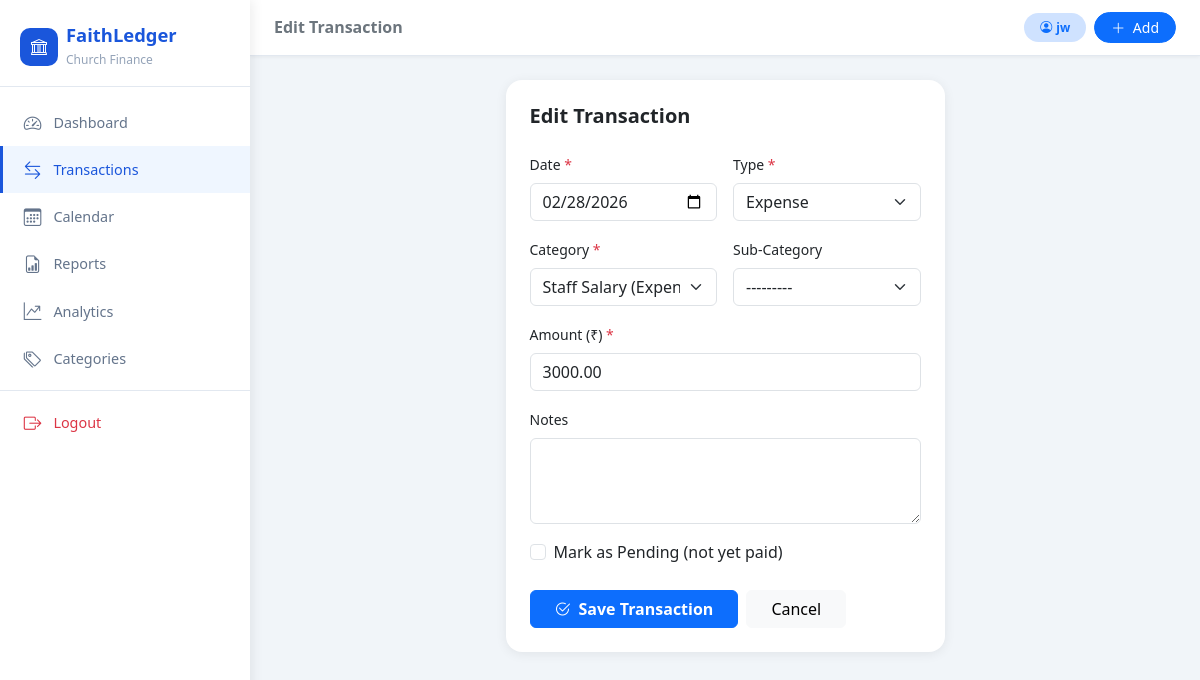
Page /transactions/2/edit/ (signed in) on the committed database.
### finance/models.py (models this page shows, shortened)
class Transaction(models.Model):
    TYPE_CHOICES = [('Income', 'Income'), ('Expense', 'Expense')]
    STATUS_CHOICES = [('Paid', 'Paid'), ('Pending', 'Pending')]
    user = models.ForeignKey(User, on_delete=models.CASCADE)
    date = models.DateField()
    transaction_type = models.CharField(max_length=10, choices=TYPE_CHOICES)
    amount = models.DecimalField(max_digits=12, decimal_places=2)
    category = models.ForeignKey(Category, on_delete=models.PROTECT)
    subcategory = models.ForeignKey(SubCategory, on_delete=models.SET_NULL, null=True, blank=True)
    notes = models.TextField(blank=True)
    is_pending = models.BooleanField(default=False)
    status = models.CharField(max_length=10, choices=STATUS_CHOICES, default='Paid')
    created_at = models.DateTimeField(auto_now_add=True)
    updated_at = models.DateTimeField(auto_now=True)
    class Meta:
        ordering = ['-date', '-created_at']

### finance/views.py (the view)
# urls.py: path('transactions/<int:pk>/edit/', views.transaction_edit, name='transaction_edit'),
@login_required
def transaction_edit(request, pk):
    txn = get_object_or_404(Transaction, pk=pk)
    form = TransactionForm(request.POST or None, instance=txn)
    if request.method == 'POST' and form.is_valid():
        form.save()
        messages.success(request, 'Transaction updated successfully!')
        return redirect('transaction_list')
    return render(request, 'finance/transaction_form.html', {'form': form, 'title': 'Edit Transaction', 'txn': txn})

### finance/models.py (called while the page is built)
    def __str__(self):
        return f"{self.name} ({self.type})"

    def __str__(self):
        return f"{self.category.name} > {self.name}"

### finance/templates/finance/transaction_form.html (shortened to what this page needs)
{% extends 'base.html' %}
{% block page_title %}{{ title }}{% endblock %}
{% block content %}
<div class="row justify-content-center">
  <div class="col-lg-7 col-xl-6">
    <div class="card">
      <div class="card-body p-4">
        <h5 class="fw-bold mb-4">{{ title }}</h5>
        <form method="post" id="txnForm" novalidate>
          <div class="row g-3">
            <div class="col-sm-6">
              <label class="form-label fw-medium small">Date <span class="text-danger">*</span></label>
              {{ form.date }}
            </div>
            <div class="col-sm-6">
              <label class="form-label fw-medium small">Type <span class="text-danger">*</span></label>
              {{ form.transaction_type }}
            </div>
            <div class="col-sm-6">
              <label class="form-label fw-medium small">Category <span class="text-danger">*</span></label>
              {{ form.category }}
            </div>
            <div class="col-sm-6">
              <label class="form-label fw-medium small">Sub-Category</label>
              {{ form.subcategory }}
            </div>
            <div class="col-12">
              <label class="form-label fw-medium small">Amount (₹) <span class="text-danger">*</span></label>
              {{ form.amount }}
            </div>
            <div class="col-12">
              <label class="form-label fw-medium small">Notes</label>
              {{ form.notes }}
            </div>
            <div class="col-12">
              <div class="form-check">
                {{ form.is_pending }}
                <label class="form-check-label" for="id_is_pending">Mark as Pending (not yet paid)</label>
              </div>
            </div>
          </div>
          <div class="d-flex gap-2 mt-4">
            <button type="submit" class="btn btn-primary px-4 fw-semibold">
              <i class="bi bi-check2-circle me-2"></i>Save Transaction
            </button>
            <a href="{% url 'transaction_list' %}" class="btn btn-light px-4">Cancel</a>
          </div>
        </form>
      </div>
    </div>
  </div>
</div>
{% endblock %}

### templates/base.html (shortened to what this page needs)
<!DOCTYPE html>
<html lang="en">
<head>
  <link href="https://cdn.jsdelivr.net/npm/bootstrap@5.3.3/dist/css/bootstrap.min.css" rel="stylesheet">
  <link href="https://cdn.jsdelivr.net/npm/bootstrap-icons@1.11.3/font/bootstrap-icons.css" rel="stylesheet">
</head>
<body>
{% if user.is_authenticated %}
<nav id="sidebar">
  <div class="sidebar-brand">
    <div class="d-flex align-items-center gap-2">
      <div style="width:38px;height:38px;background:var(--primary);border-radius:10px;display:flex;align-items:center;justify-content:center;">
        <i class="bi bi-bank text-white"></i>
      </div>
      <div>
        <h5>FaithLedger</h5>
        <small>Church Finance</small>
      </div>
    </div>
  </div>
  <div class="sidebar-nav">
    <a href="{% url 'dashboard' %}" class="nav-link-item {% if request.resolver_match.url_name == 'dashboard' %}active{% endif %}">
      <i class="bi bi-speedometer2"></i> Dashboard
    </a>
    <a href="{% url 'transaction_list' %}" class="nav-link-item {% if 'transaction' in request.resolver_match.url_name %}active{% endif %}">
      <i class="bi bi-arrow-left-right"></i> Transactions
    </a>
    <a href="{% url 'calendar' %}" class="nav-link-item {% if 'calendar' in request.resolver_match.url_name %}active{% endif %}">
      <i class="bi bi-calendar3"></i> Calendar
    </a>
    <a href="{% url 'reports' %}" class="nav-link-item {% if request.resolver_match.url_name == 'reports' %}active{% endif %}">
      <i class="bi bi-file-earmark-bar-graph"></i> Reports
    </a>
    <a href="{% url 'analytics' %}" class="nav-link-item {% if request.resolver_match.url_name == 'analytics' %}active{% endif %}">
      <i class="bi bi-graph-up-arrow"></i> Analytics
    </a>
    <a href="{% url 'category_list' %}" class="nav-link-item {% if 'category' in request.resolver_match.url_name %}active{% endif %}">
      <i class="bi bi-tags"></i> Categories
    </a>
    <div style="border-top:1px solid #e2e8f0;margin:.5rem 0;"></div>
    <a href="{% url 'logout' %}" class="nav-link-item text-danger">
      <i class="bi bi-box-arrow-right"></i> Logout
    </a>
  </div>
</nav>
<div id="main">
  <div class="topbar">
    <div class="d-flex align-items-center gap-3">
      <h6 class="mb-0 fw-semibold text-secondary">{% block page_title %}Dashboard{% endblock %}</h6>
    </div>
    <div class="d-flex align-items-center gap-2">
      <span class="badge bg-primary-subtle text-primary rounded-pill px-3 py-2">
        <i class="bi bi-person-circle me-1"></i>{{ user.username }}
      </span>
      <a href="{% url 'transaction_add' %}" class="btn btn-primary btn-sm rounded-pill px-3">
        <i class="bi bi-plus-lg me-1"></i> Add
      </a>
    </div>
  </div>
  <div class="page-content">
    {% block content %}{% endblock %}
  </div>
</div>
{% else %}
{% block auth_content %}{% endblock %}
{% endif %}
</body>
</html>

### templates/base.html (style rules this page uses)
:root { --primary: #1a56db; --primary-light: #eff6ff; --income: #059669; --income-light: #d1fae5; --expense: #dc2626; --expense-light: #fee2e2; --pending: #d97706; --pending-light: #fef3c7; --sidebar-w: 250px; }
body { background: #f1f5f9; font-family: 'Segoe UI', system-ui, sans-serif; }
#sidebar { position: fixed; top: 0; left: 0; height: 100vh; width: var(--sidebar-w); background: #fff; box-shadow: 2px 0 12px rgba(0,0,0,.08); z-index: 1040; display: flex; flex-direction: column; transition: transform .3s; }
.sidebar-brand { padding: 1.5rem 1.25rem 1rem; border-bottom: 1px solid #e2e8f0; }
.sidebar-brand h5 { color: var(--primary); font-weight: 700; margin: 0; font-size: 1.15rem; }
.sidebar-brand small { color: #94a3b8; font-size: .75rem; }
.sidebar-nav { padding: .75rem 0; flex: 1; overflow-y: auto; }
.nav-link-item { display: flex; align-items: center; gap: .7rem; padding: .65rem 1.25rem; color: #64748b; text-decoration: none; font-size: .9rem; border-radius: 0; transition: all .2s; border-left: 3px solid transparent; }
.nav-link-item:hover, .nav-link-item.active { background: var(--primary-light); color: var(--primary); border-left-color: var(--primary); }
.nav-link-item i { font-size: 1.1rem; width: 1.2rem; text-align: center; }
#main { margin-left: var(--sidebar-w); min-height: 100vh; }
.topbar { background: #fff; padding: .75rem 1.5rem; border-bottom: 1px solid #e2e8f0; display: flex; align-items: center; justify-content: space-between; position: sticky; top: 0; z-index: 1030; box-shadow: 0 1px 4px rgba(0,0,0,.06); }
.page-content { padding: 1.5rem; }
.card { border: none; border-radius: 16px; box-shadow: 0 2px 12px rgba(0,0,0,.07); }

### rows in the picture
Transaction: date "02/28/2026", transaction_type "Expense", category "Staff Salary (Expense)", subcategory "---------", amount "3000.00"

### other values in the picture
{{ title }} "Edit Transaction"
{{ user.username }} "jw"
